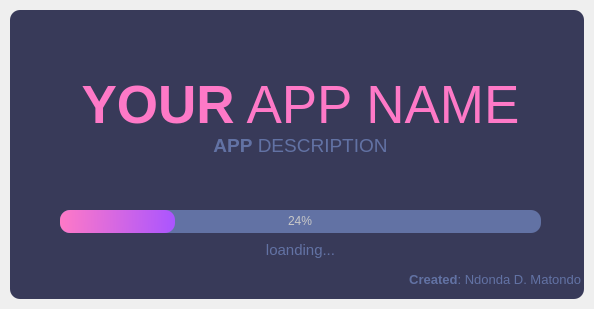
<?xml version="1.0" encoding="UTF-8"?>
<ui version="4.0">
 <class>SplashScreen</class>
 <widget class="QMainWindow" name="SplashScreen">
  <property name="geometry">
   <rect>
    <x>0</x>
    <y>0</y>
    <width>594</width>
    <height>309</height>
   </rect>
  </property>
  <property name="windowTitle">
   <string>MainWindow</string>
  </property>
  <widget class="QWidget" name="centralwidget">
   <layout class="QVBoxLayout" name="verticalLayout">
    <property name="spacing">
     <number>0</number>
    </property>
    <property name="leftMargin">
     <number>10</number>
    </property>
    <property name="topMargin">
     <number>10</number>
    </property>
    <property name="rightMargin">
     <number>10</number>
    </property>
    <property name="bottomMargin">
     <number>10</number>
    </property>
    <item>
     <widget class="QFrame" name="drop_shaow_frame">
      <property name="styleSheet">
       <string notr="true">QFrame{
background-color: rgb(56, 58, 89);
color:rgb(220, 220, 220);
border-radius:10px;
}</string>
      </property>
      <property name="frameShape">
       <enum>QFrame::StyledPanel</enum>
      </property>
      <property name="frameShadow">
       <enum>QFrame::Raised</enum>
      </property>
      <widget class="QLabel" name="label_Title">
       <property name="geometry">
        <rect>
         <x>0</x>
         <y>60</y>
         <width>581</width>
         <height>71</height>
        </rect>
       </property>
       <property name="font">
        <font>
         <family>Segoe UI</family>
         <pointsize>40</pointsize>
        </font>
       </property>
       <property name="styleSheet">
        <string notr="true">color: rgb(254, 121, 199);</string>
       </property>
       <property name="text">
        <string>&lt;strong&gt;YOUR&lt;/strong&gt; APP NAME</string>
       </property>
       <property name="alignment">
        <set>Qt::AlignCenter</set>
       </property>
      </widget>
      <widget class="QLabel" name="label_Description">
       <property name="geometry">
        <rect>
         <x>0</x>
         <y>120</y>
         <width>581</width>
         <height>31</height>
        </rect>
       </property>
       <property name="font">
        <font>
         <family>Segoe UI</family>
         <pointsize>14</pointsize>
        </font>
       </property>
       <property name="styleSheet">
        <string notr="true">color: rgb(98, 114, 164);</string>
       </property>
       <property name="text">
        <string>&lt;strong&gt;APP&lt;/strong&gt; DESCRIPTION</string>
       </property>
       <property name="alignment">
        <set>Qt::AlignCenter</set>
       </property>
      </widget>
      <widget class="QProgressBar" name="progressBar">
       <property name="geometry">
        <rect>
         <x>50</x>
         <y>200</y>
         <width>481</width>
         <height>23</height>
        </rect>
       </property>
       <property name="styleSheet">
        <string notr="true">QProgressBar {
	background-color: rgb(98, 114, 164);
	color: rgb(200, 200, 200);
	border-style:none;
	border-radius:10px;
	text-align: center;
}

QProgressBar::chunk {
border-radius:10px;
background-color: qlineargradient(spread:pad, x1:0.00568182, y1:0.478, x2:1, y2:0.483, stop:0 rgba(254, 121, 199, 255), stop:1 rgba(170, 85, 255, 255));
}</string>
       </property>
       <property name="value">
        <number>24</number>
       </property>
      </widget>
      <widget class="QLabel" name="label_londing">
       <property name="geometry">
        <rect>
         <x>0</x>
         <y>230</y>
         <width>581</width>
         <height>20</height>
        </rect>
       </property>
       <property name="font">
        <font>
         <family>Segoe UI</family>
         <pointsize>11</pointsize>
        </font>
       </property>
       <property name="styleSheet">
        <string notr="true">color: rgb(98, 114, 164);</string>
       </property>
       <property name="text">
        <string>loanding...</string>
       </property>
       <property name="alignment">
        <set>Qt::AlignCenter</set>
       </property>
      </widget>
      <widget class="QLabel" name="label_creats">
       <property name="geometry">
        <rect>
         <x>390</x>
         <y>260</y>
         <width>181</width>
         <height>20</height>
        </rect>
       </property>
       <property name="font">
        <font>
         <family>Segoe UI</family>
         <pointsize>10</pointsize>
        </font>
       </property>
       <property name="styleSheet">
        <string notr="true">color: rgb(98, 114, 164);</string>
       </property>
       <property name="text">
        <string>&lt;Strong&gt;Created&lt;/Strong&gt;: Ndonda D.  Matondo</string>
       </property>
       <property name="alignment">
        <set>Qt::AlignRight|Qt::AlignTrailing|Qt::AlignVCenter</set>
       </property>
      </widget>
     </widget>
    </item>
   </layout>
  </widget>
 </widget>
 <resources/>
 <connections/>
</ui>
